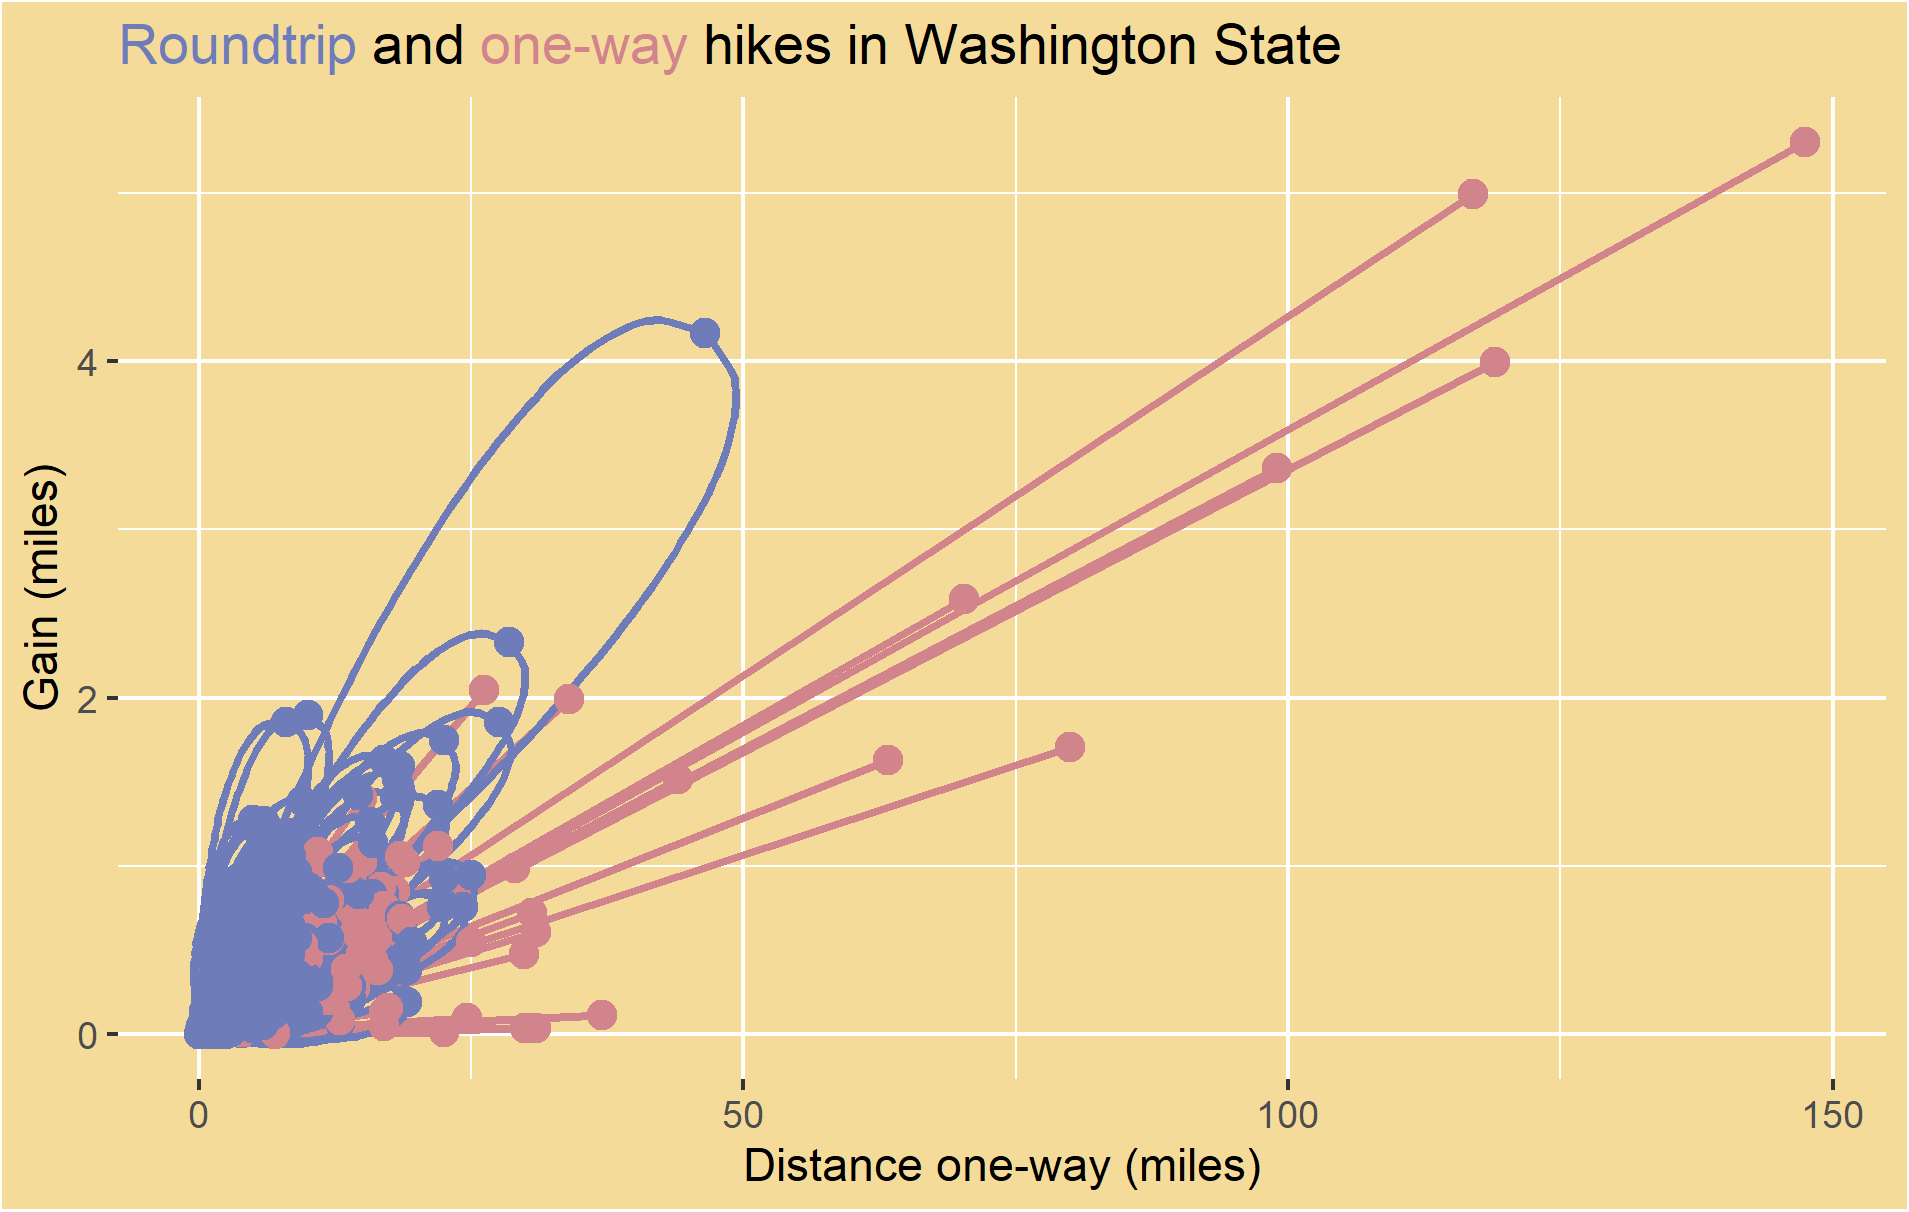

Here is the R script that generated this plot:
library(tidyverse)
library(ggtext)

hike_data <- readr::read_rds(url('https://raw.githubusercontent.com/rfordatascience/tidytuesday/master/data/2020/2020-11-24/hike_data.rds'))

glimpse(hike_data)

hikes <- hike_data %>% 
  mutate(across(.cols = c(gain, highpoint, rating), parse_number)) %>% 
  separate(length, into = c("distance", "type"), sep = ",") %>% 
  mutate(distance = str_extract(distance, "^\\d+\\.*\\d*"),
         distance = as.numeric(distance),
         type = str_trim(type),
         dist_oneway = ifelse(type == "roundtrip", distance/2, distance),
         gain = gain/5280) %>% 
  select(-distance)

glimpse(hikes)

hikes %>% ggplot(aes(x = dist_oneway, y = gain, color = type)) +
  geom_segment(data = filter(hikes, type == "one-way"),
               aes(x = 0, y = 0, xend = dist_oneway, yend = gain),
               size = 1) +
  geom_curve(data = filter(hikes, type == "roundtrip"),
             aes(x = 0, y = 0, xend = dist_oneway, yend = gain),
             angle = 150,
             size = 1) +
  geom_curve(data = filter(hikes, type == "roundtrip"),
             aes(x = dist_oneway, y = gain, xend = 0, yend = 0),
             angle = 30,
             size = 1) +
  geom_point(size = 3) +
  scale_x_continuous(name = "Distance one-way (miles)") +
  scale_y_continuous(name = "Gain (miles)") +
  scale_color_discrete(type = c("#d2848d", "#6e7cb9")) +
  labs(title = "<span style='color:#6e7cb9;'>Roundtrip</span> 
          and  <span style='color:#d2848d;'>one-way</span> 
          hikes in Washington State") +
  theme(legend.position = "none",
        plot.title = element_markdown(),
        plot.background = element_rect(fill = "#f5db99"),
        panel.background = element_blank())

# ggsave("trails.png", path = "2020_11_24_trails")
